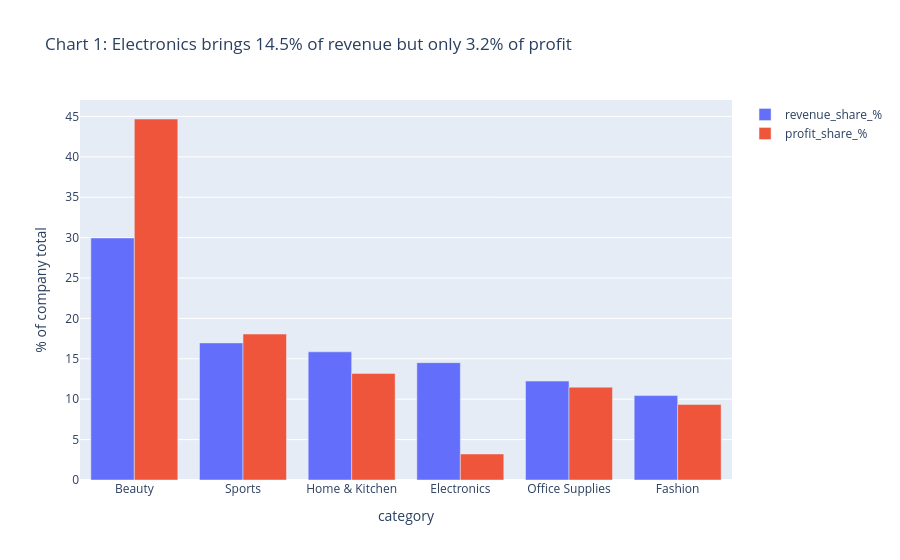

Here is the notebook cell this chart was saved with:
### Code cell
# CHART 1
chart1 = cat.reset_index()
fig = px.bar(chart1, x="category", y=["revenue_share_%", "profit_share_%"], barmode="group",
             title="Chart 1: Electronics brings 14.5% of revenue but only 3.2% of profit",
             labels={"value": "% of company total", "variable": ""})
fig.show()

### Figure 1 — Plotly figure (JSON) as saved in the notebook; plotly's stock layout.template omitted (floating-point values rounded to 4 significant figures)
{"data": [{"alignmentgroup": "True", "hovertemplate": "=revenue_share_%<br>category=%{x}<br>% of company total=%{y}<extra></extra>", "legendgroup": "revenue_share_%", "marker": {"color": "#636efa", "pattern": {"shape": ""}}, "name": "revenue_share_%", "offsetgroup": "revenue_share_%", "orientation": "v", "showlegend": true, "textposition": "auto", "type": "bar", "x": ["Beauty", "Sports", "Home & Kitchen", "Electronics", "Office Supplies", "Fashion"], "xaxis": "x", "y": [29.95, 16.97, 15.86, 14.52, 12.24, 10.45], "yaxis": "y"}, {"alignmentgroup": "True", "hovertemplate": "=profit_share_%<br>category=%{x}<br>% of company total=%{y}<extra></extra>", "legendgroup": "profit_share_%", "marker": {"color": "#EF553B", "pattern": {"shape": ""}}, "name": "profit_share_%", "offsetgroup": "profit_share_%", "orientation": "v", "showlegend": true, "textposition": "auto", "type": "bar", "x": ["Beauty", "Sports", "Home & Kitchen", "Electronics", "Office Supplies", "Fashion"], "xaxis": "x", "y": [44.68, 18.06, 13.19, 3.224, 11.49, 9.347], "yaxis": "y"}], "layout": {"barmode": "group", "legend": {"title": {"text": ""}, "tracegroupgap": 0}, "title": {"text": "Chart 1: Electronics brings 14.5% of revenue but only 3.2% of profit"}, "xaxis": {"anchor": "y", "domain": [0.0, 1.0], "title": {"text": "category"}}, "yaxis": {"anchor": "x", "domain": [0.0, 1.0], "title": {"text": "% of company total"}}}}
